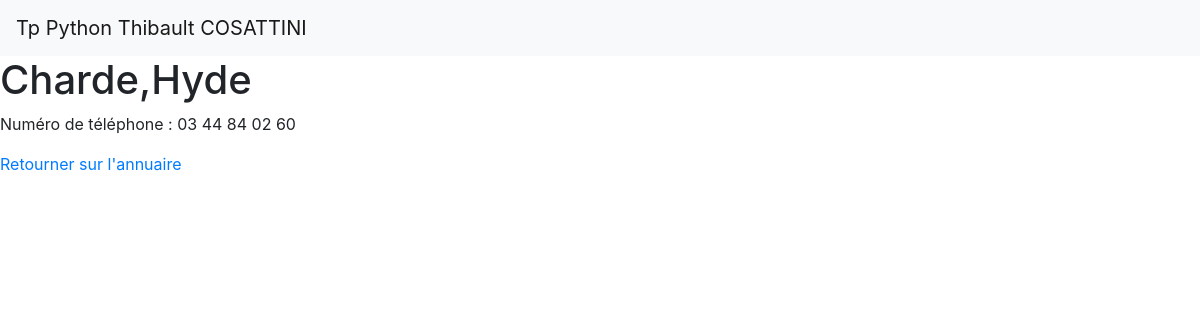
/annuaire/contact?prenom=Hyde&nom=Charde, run on the app's committed database.
### annuaire/models.py (models this page shows)
class Contact (models.Model):
   nom = models.CharField(max_length=50, blank=False, null=False)
   prenom = models.CharField(max_length=50, blank=True, null=True)
   telephone = models.CharField(max_length=15, blank=False, null=False)
   entreprise = models.BooleanField( blank=False, null=False, default=False)

### annuaire/views.py (the view)
# urls.py: path('/contact', views.contact, name='annuaireContact')
def contact (request):
  nom = request.GET.get('nom')
  prenom = request.GET.get('prenom')
  return render (request, "annuaire/contact.html", {"contact": findContact(contactsDb, nom,prenom)})

### annuaire/views.py (called while the page is built)
def findContact (contacts, nom,prenom):
  for contact in contacts:
      if isinstance(contact,Contact):
        if contact.nom == nom and contact.prenom == prenom :
          return contact
      elif isinstance(contact,dict):
        if contact["nom"] == nom and contact["prenom"] == prenom :
          return contact

### annuaire/templates/annuaire/contact.html (shortened to what this page needs)
{% include "accueil/navbar.html" %}
<!DOCTYPE html>
<html lang="en">
  <head>
  </head>
  <body>
    <detailparticulier>
      <h1>{{contact.nom}},{{contact.prenom}}</h1>
      <p>Numéro de téléphone : {{contact.telephone}}</p>
    </detailparticulier>
    {% if contact.entreprise == 1 %}
    <a href="/annuaire/entreprise"> Retourner sur l'annuaire </a>
    {% else %}
    <a href="/annuaire/particulier"> Retourner sur l'annuaire </a>
    {% endif %}
  </body>
</html>

### data on the page
Contact: nom "Charde", prenom "Hyde", telephone "03 44 84 02 60"
